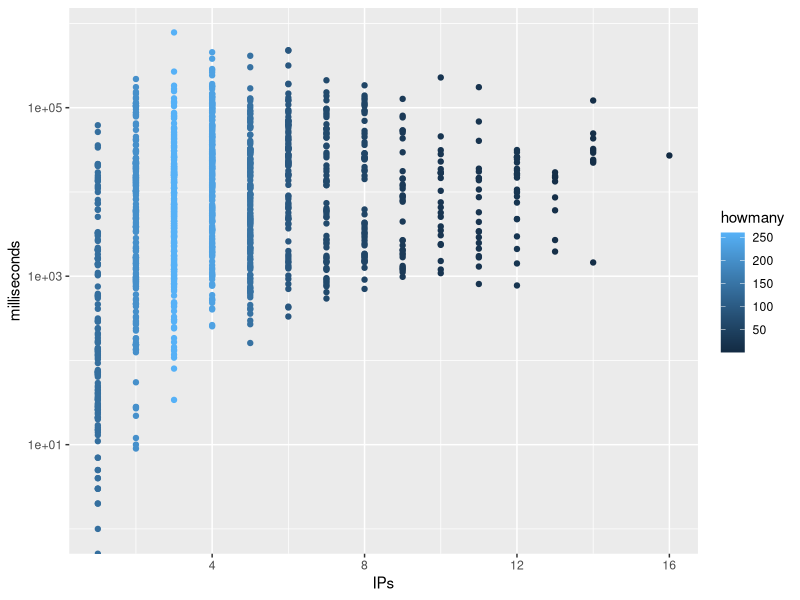
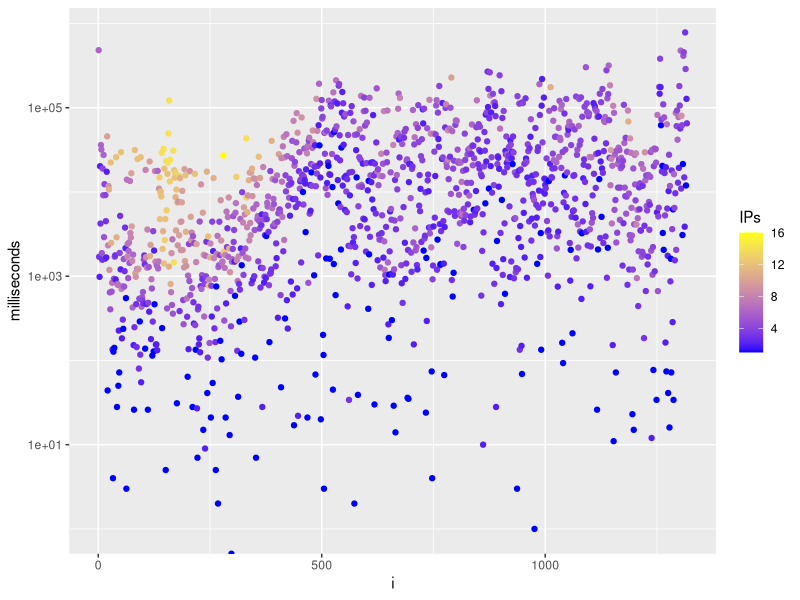

Write R code to recreate these figures, in order.
library(ggplot2)

ips.time <- read.csv("ips-time.csv")
ips.time$howmany <- 1:nrow(ips.time)
for ( i in 1:nrow(ips.time) ) {
    ips.time[i,]$howmany <- length(ips.time[ips.time$IPs==ips.time[i,]$IPs,]$milliseconds)
}
ips.time$i <- 1:nrow(ips.time)
ggplot(data=ips.time, aes(x=IPs,y=milliseconds,color=howmany))+geom_point()+scale_y_log10()+ stat_summary(fun.data = "mean_cl_boot", colour = "red")
ggplot(data=ips.time, aes(x=i,y=milliseconds,color=IPs))+geom_point()+scale_y_log10() + scale_color_gradient(low='blue', high='yellow')

